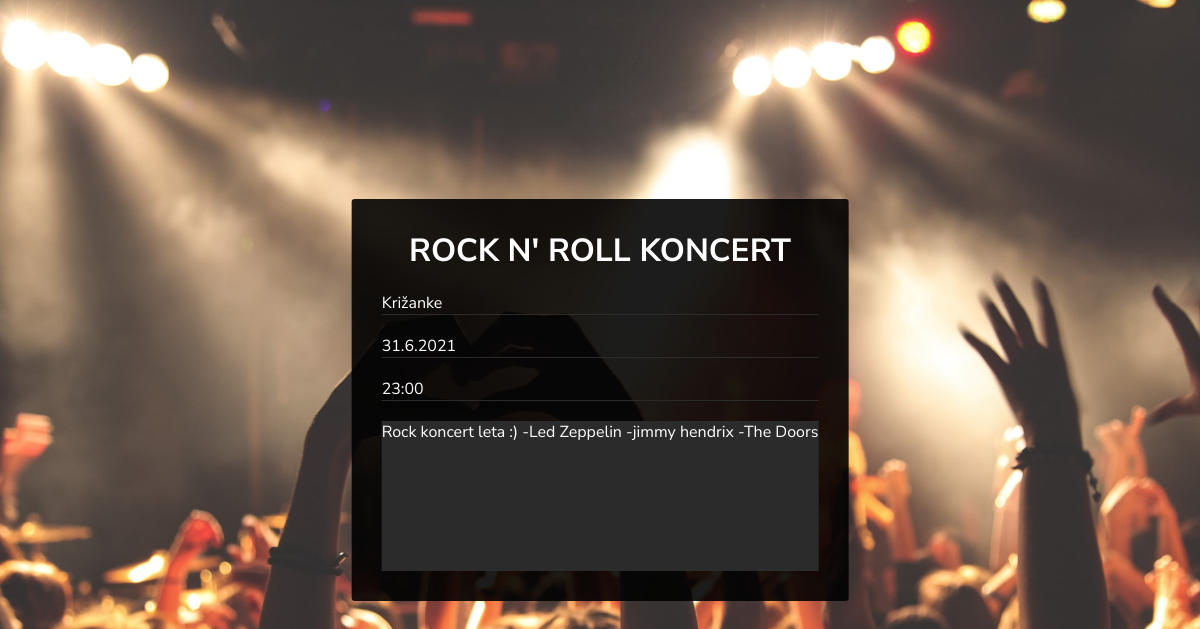
The app's page /Rock n' Roll koncert/ with its own data.
### events/models.py (models this page shows, shortened)
class Event(models.Model):
    name = models.CharField(max_length=200)
    addrs = models.CharField(max_length=200, null=True, blank=True)
    desc = models.TextField()
    start_date = models.CharField(max_length=200)
    start_time = models.CharField(max_length=200)
    image = models.ImageField(default='event_img/default.jpg', upload_to='event_img')
    pub_date = models.DateTimeField('date published', auto_now_add=True)
    profile = models.ForeignKey('Profile', on_delete=models.CASCADE)

### events/views.py (the view)
# urls.py: path('<str:name>/', event_view, name='event'),
def event_view(request, name):
    event = Event.objects.get(name = name)
    context = {
        'event': event
    }
    return render(request, 'event.html', context )

### events/templates/event.html (shortened to what this page needs)
{% load static%}
<!DOCTYPE html>
<html lang="en">
<head>
    <link rel="stylesheet" href="{% static 'css/event.css' %}">
</head>
<body>
    <div class="box">
            <h3 class="text-center">{{event.name}}</h3>
            <p id='address'>{{event.addrs}}</p>
            <p id='start_date'>{{event.start_date}}</p>
            <p id='start_time'>{{event.start_time}}</p>
            <p id='desc'>{{event.desc}}</p>
    </div>
</body>
</html>

### static/css/event.css (style rules this page uses)
* { margin : 0; padding: 0; box-sizing: border-box; }
body { background-image: url('/static/images/default.jpg'); background-position: bottom; background-origin: content-box; background-repeat: no-repeat; background-size: cover; height: 100vh; font-family: 'Nunito Sans', sans-serif; }
.text-center { color:#fff; text-transform:uppercase; font-size: clamp(1.5rem, 3vw, 2rem); text-align: center; }
.box { background-color: rgba(0, 0, 0, 0.89); border-radius: 3px; min-width: 40%; padding: 30px 30px; position:absolute; top: 50%; left: 50%; transform: translate(-50%, -50%); animation: dropdown 1s ease backwards .5s; }
.box p { color: #fff; margin-top: 20px; border-bottom: 1px solid rgb(44, 43, 43); }
.box #desc { background-color: rgb(44, 43, 43); width: 100%; min-height: 150px; }

### records on screen
Event: name "ROCK N' ROLL KONCERT", addrs "Križanke", start_date "31.6.2021", start_time "23:00", desc "Rock koncert leta :) -Led Zeppelin -jimmy hendrix -The Doors"
